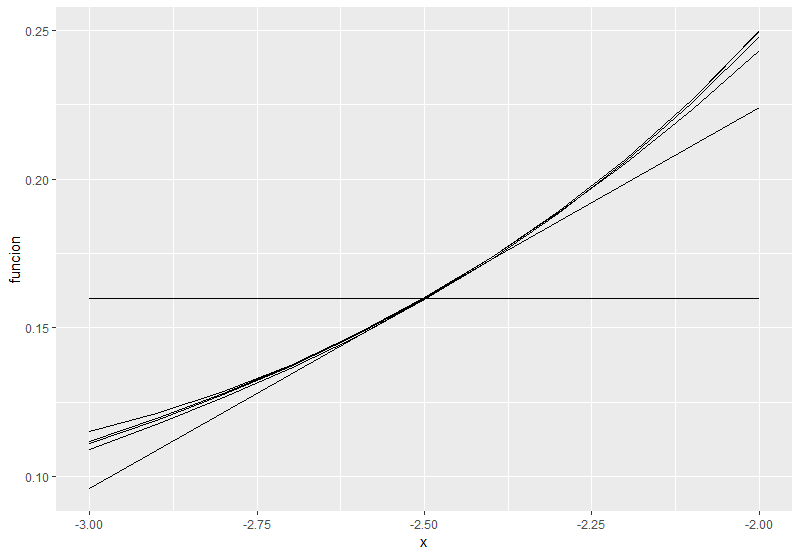

R code for this plot:

x <- seq(-3,-2,.1)



f1 <- 1/x^2


f1 <- function(x){1/x^2}

funcion <- f1(x)

tabla <- data.frame(x,funcion,pn0,pa1,pa2,pa3,pa4)

pn0 <- 0.16

pn1 <- pracma::taylor(f1,-2.5,1)

p1 <- function(x){.48 +.128*x}

pa1 <- p1(x)

pn2 <- pracma::taylor(f1,-2.5,2)

p2 <- function(x){.96 +.512*x + .0768*x^2} 

pa2 <- p2(x)

pn3 <- pracma::taylor(f1,-2.5,3)

p3 <- function(x){1.6 + 1.28*x + 0.384*x^2 + 0.041*x^3}

pa3 <- p3(x)

pn4 <- pracma::taylor(f1,-2.5,4)

p4 <- function(x){2.4 + 2.56*x + 1.152*x^2 + 0.2458*x^3 + 0.0205*x^4}

pa4 <- p4(x)

library(ggplot2)
ggplot(tabla) + geom_line(aes(x=x,y=funcion)) + geom_line(aes(x=x,y=funcion)) + geom_line(aes(x=x,y=pn0)) + geom_line(aes(x=x,y=pa1)) + geom_line(aes(x=x,y=pa2)) +  geom_line(aes(x=x,y=pa3)) +  geom_line(aes(x=x,y=pa4))
